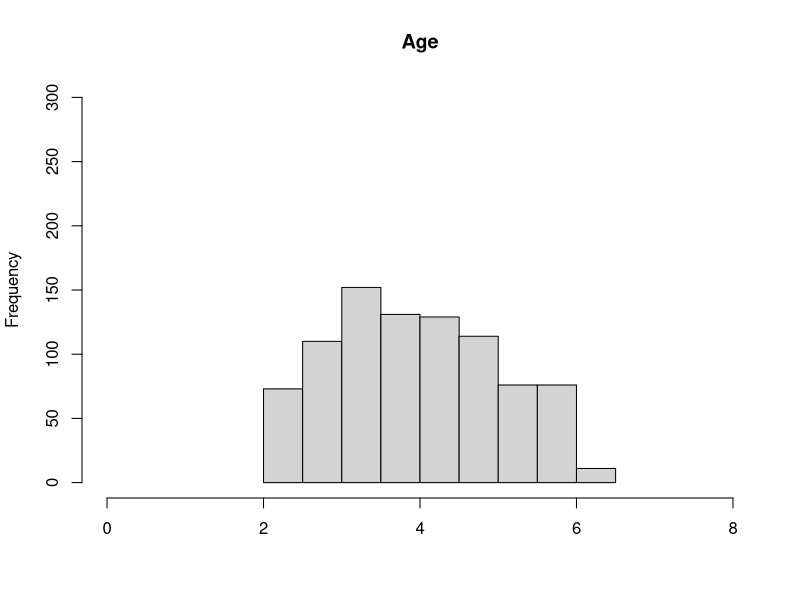
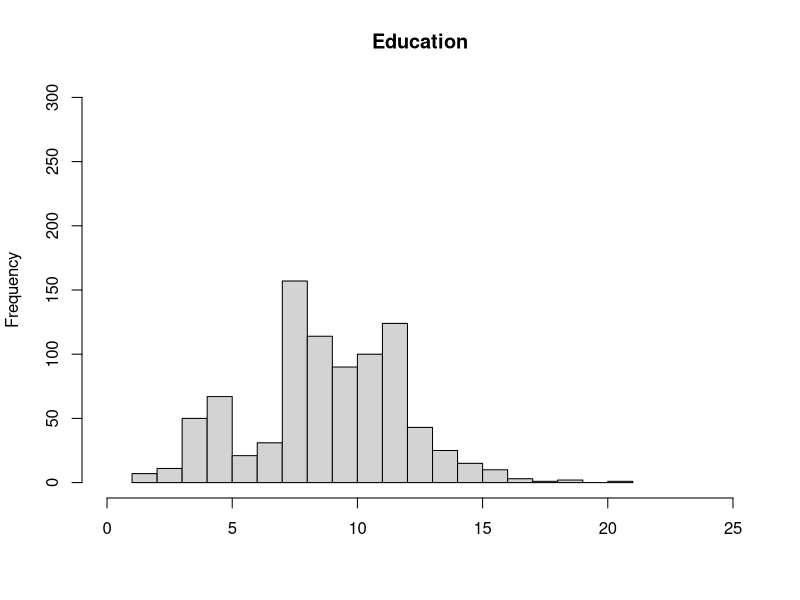
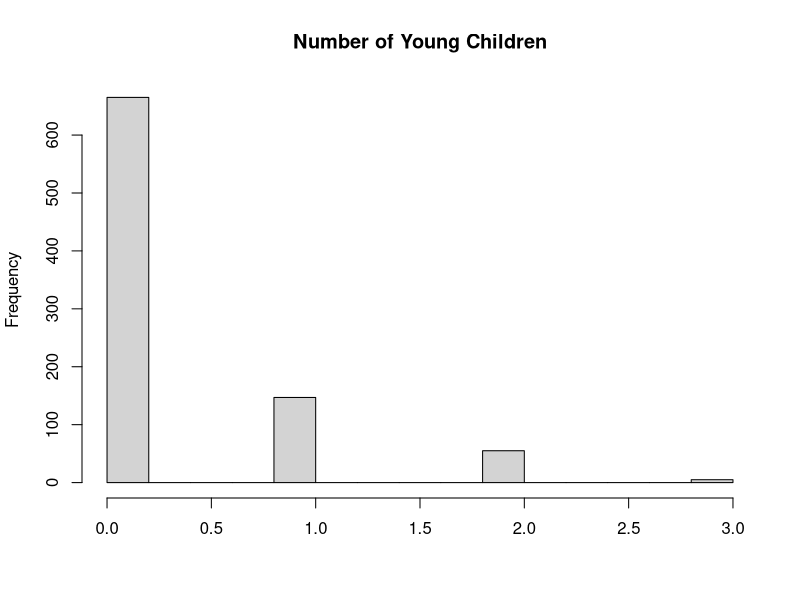
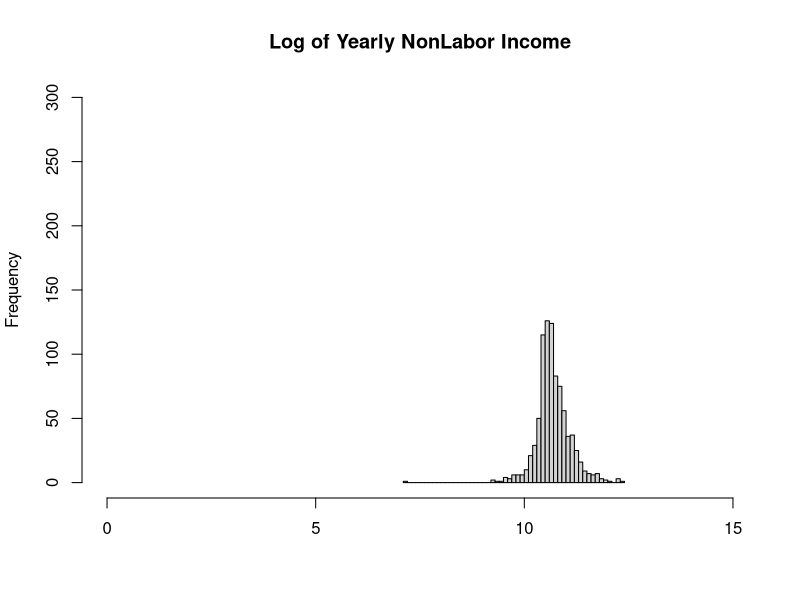
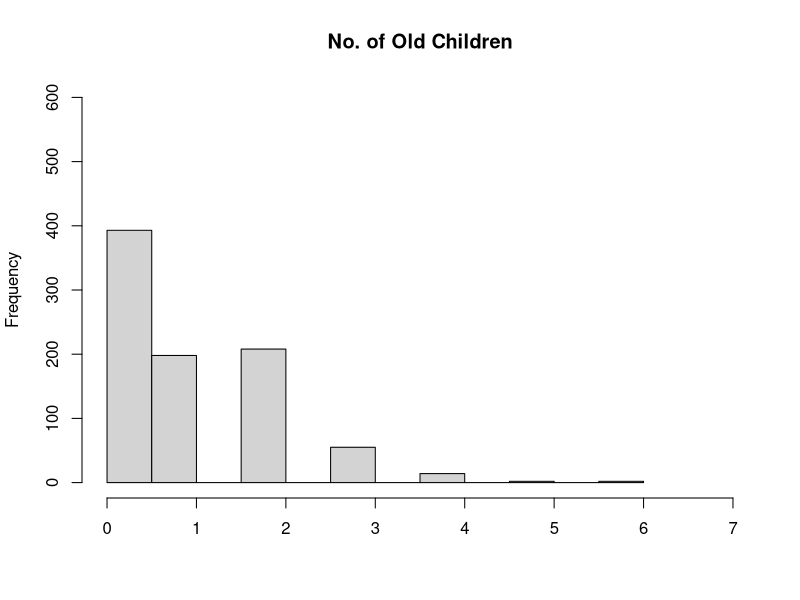
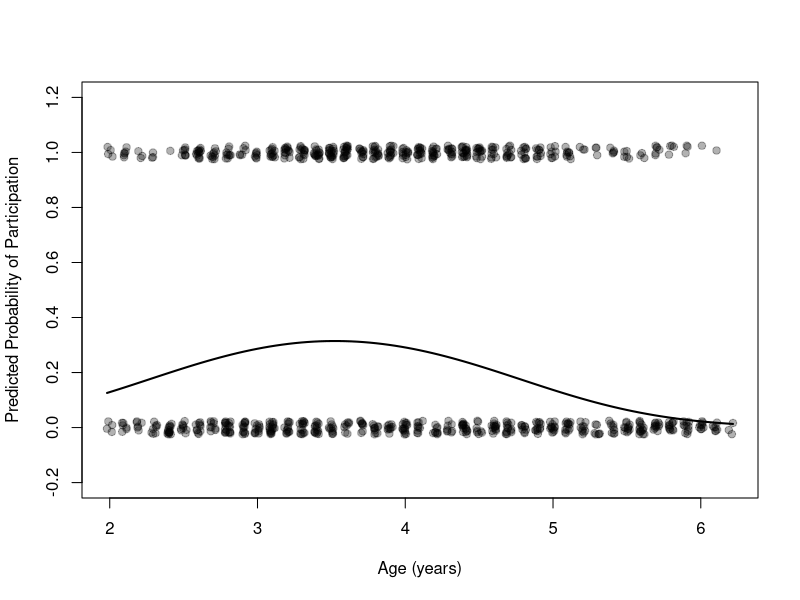
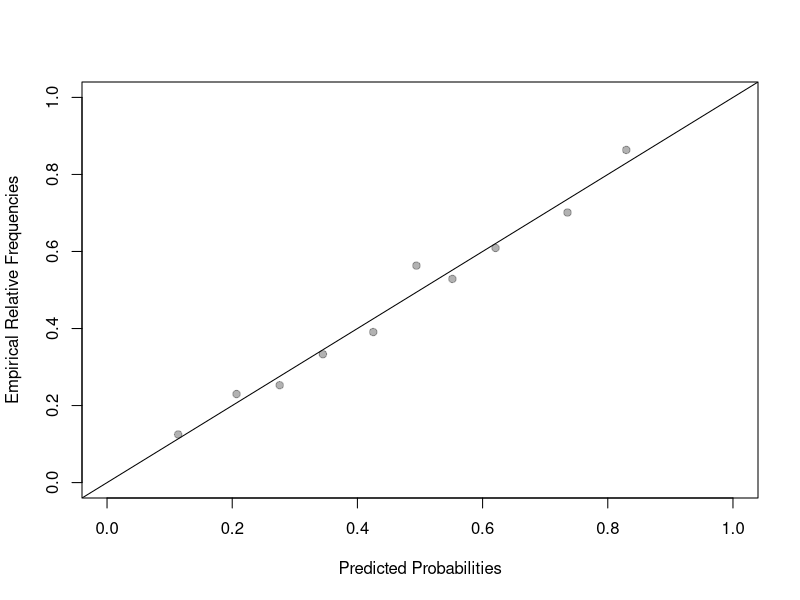
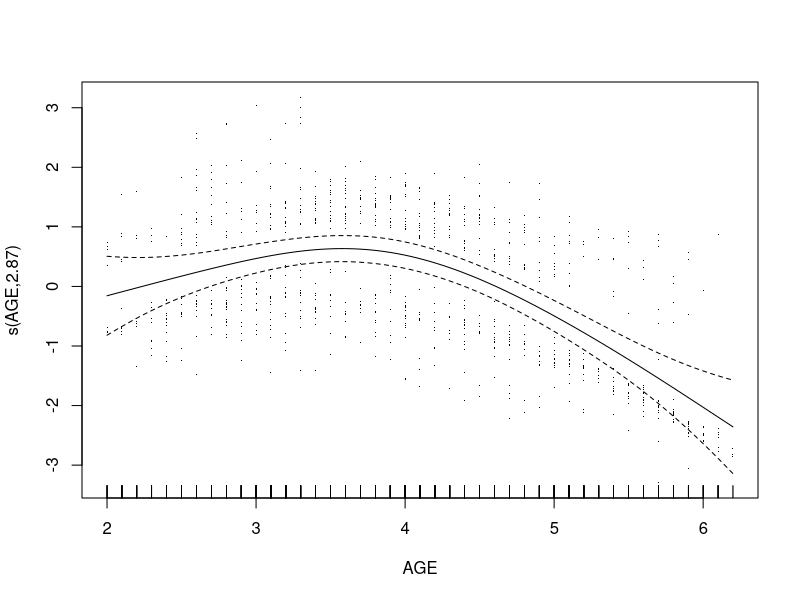

Recreate these plots in R, in order.
## ---- chunk 1

local({r <- getOption("repos"); 
       r["CRAN"] <- "http://cran.r-project.org"; options(repos=r)})

# Replicate the results of Gerfin (1996). Begin by reading section 3. The data can be obtained here:
#library(AER)
#data("SwissLabor")
#Write a short report that replicates the top part of Table I for Switzerland (page 327). The probit regression can be executed using the following form:
#glm(y ~ x, family = binomial(link = "probit"))
#In the replication report, I expect you to:
#1. Conduct the probit regression reported in the paper. (1 point)


setwd("~/19-704/Homeworks/Homework 4")

# Install required libraries and packages
install.packages("ROCR", repos = "http://lib.stat.cmu.edu/R/CRAN/")
install.packages("AER", repos = "http://lib.stat.cmu.edu/R/CRAN/")
install.packages("arm", repos = "http://lib.stat.cmu.edu/R/CRAN/")
install.packages("mgcv", repos = "http://lib.stat.cmu.edu/R/CRAN/")


library(AER)
library(mgcv)
library(MASS)
library(plyr)
library(arm)
library(foreign)
library(car)
library(ROCR)

# Read in data
data(SwissLabor)

# Make a copy of the data 
HW4 <- SwissLabor

# Shorten some of the column names and rename them
names(HW4)[names(HW4)=="age"]       <- "AGE"
names(HW4)[names(HW4)=="education"] <- "EDUC"
names(HW4)[names(HW4)=="youngkids"] <- "NYC"
names(HW4)[names(HW4)=="oldkids"]   <- "NOC"
names(HW4)[names(HW4)=="income"]    <- "NLINC"
names(HW4)[names(HW4)=="foreign"]   <- "FOREIGN"

# Create new variables for probit regression
HW4$AGESQ <- (HW4$AGE*10)^2/100

# Next, convert FOREIGN to a dummy variable
# If HW4$FOREIGN is equal to "yes", then foreign.mean = 1
# Otherwise, foreign.mean = 0
HW4$FOREIGN.dummy <- ifelse(HW4$FOREIGN 
                            == "yes", 1, 0)

# Also need to convert Participation into dummy variable
# If HW4$participation is equal to "yes", then = 1
# Otherwise, = 0
HW4$participation.dummy <- ifelse(HW4$participation == "yes", 1, 0)

# Perform the probit regression  
SwissLabor.reg <- glm(participation ~ AGE + AGESQ + 
                      EDUC + NYC + NOC + NLINC + FOREIGN,
                      data = HW4,
                      family = binomial(link = "probit"))

# Find "Log Likelihood" for table
SwissLabor.LogLik     <- round(logLik(SwissLabor.reg),2)

# Extract coefficients and rename for printing table
Table.I <- round(summary(SwissLabor.reg)$coefficients[c(1,2,3,4,5,6,7,8),c(1,2)],2)
Table.I <- rbind(Table.I, SwissLabor.LogLik)

# label the rows
rownames(Table.I) <- c("Intercept", "AGE", "AGESQ",
                       "EDUC", "NYC", "NOC",
                       "NLINC", "FOREIGN", 
                       "Log Likelihood")

# Input authors' results for Table I for comparison
Paper.I <- cbind(c(3.75, 2.08, -0.29, 0.02,
                   -0.71, -0.15, -0.67, 0.71,
                   509.4), 
                  c(1.41, 0.41, 0.05, 0.02, 0.10,
                    0.05, 0.13, 0.12))
Table.I <- cbind(Paper.I[,1], Table.I[,1], Paper.I[,2], Table.I[,2])

# table column names
colnames(Table.I) <- c("Authors' Coef", "Replicated Coef", "Authors' Standard Error"
                         , "Replicated Standard Error")

# Print Table I
print("Table I")
Table.I

## ---- chunk 2

# Create histograms of age, education, number of young children, log of yearly non-labor income, number of older kids, and tables of wheter the woman participates in the labor force and whether she is a permanent foreign student.

# Plot the histograms
hist(HW4$AGE, 
xlim = c(0, 8), # the x axis ranges from 0 to 200,000
     ylim = c(0, 300), # the y axis ranges from 0 to 500
     main = "Age", # The main title is "Price"
     breaks = "FD", # Use the "bins" vector to determine the x axis bins
     xlab = "")

hist(HW4$EDUC, 
     xlim = c(0, 25), ylim = c(0, 300), 
     main = "Education", breaks = "FD",
     xlab="")

hist(HW4$NYC, 
     main = "Number of Young Children",
     xlab="")

hist(HW4$NLINC, 
     xlim = c(0, 15), ylim = c(0, 300), 
     main = "Log of Yearly NonLabor Income",
     breaks = "FD",
     xlab="")

hist(HW4$NOC, 
     xlim = c(0, 7), ylim = c(0, 600), 
     main = "No. of Old Children", 
     breaks = "FD",
     xlab="")

# Create a tables of women participants and foreign status

table(HW4$participation, dnn = "Participation")
table(HW4$FOREIGN, dnn = "Foreign")

## ---- chunk 3

# 3. Conduct the logistic regression version of the model proposed in Table I. Interpret the logistic regression coefficients in terms of odds ratios. Note: Don't worry about interpreting the age coefficients. Plot the predicted probability of labor force participation against the woman's age, holding the other variables at their mean. (1 point)

# Logit regression equivalent

SwissLabor.reg1 <- glm(participation ~ AGE + AGESQ + 
                      EDUC + NYC + NOC + NLINC + FOREIGN,
                      data = HW4,
                      family = binomial(link = "logit"))
summary(SwissLabor.reg1)

## ---- chunk 4

# Plot the predicted probability of labor force participation agaisnt the woman's age, holding all other variables at their mean

# Find variable means
EDUC.mean    <- mean(HW4$EDUC)
NYC.mean     <- mean(HW4$NYC)
NOC.mean     <- mean(HW4$NOC)
NLINC.mean   <- mean(HW4$NLINC)
FOREIGN.mean <- mean(HW4$FOREIGN.dummy)

plot(jitter(HW4$AGE), jitter(HW4$participation.dummy, amount = 0.025),
     xlab = "Age (years)",
     ylab = "Predicted Probability of Participation",
     ylim = c(-.2, 1.2),
     pch = 19,
     col = rgb(0, 0, 0, .3))

# Plot curve by AGE at the mean of the other regressors
curve(1/(1 + exp(-(coef(SwissLabor.reg1)[1] +
                     coef(SwissLabor.reg1)[2]*x +
                     coef(SwissLabor.reg1)[3]*x^2 +
                     coef(SwissLabor.reg1)[4]*EDUC.mean +
                     coef(SwissLabor.reg1)[5]*NYC.mean + 
                     coef(SwissLabor.reg1)[5]*NLINC.mean +
                     coef(SwissLabor.reg1)[5]*FOREIGN.mean))),
      col = rgb(0, 0, 0, 1), add = TRUE, lwd = 2)

              
## ---- chunk 5
# 4. Create and examine a calibration plot and calibration table for the model proposed in Table 1. Does there seem to be model misspecification? Why or why not? (1 point)

# First, save predictions in vector
HW4$ParticipationProbs <- predict(SwissLabor.reg1,
                               type = "response")

# Get the deciles of the fitted probabilities
decile.cutpoints <- quantile(HW4$ParticipationProbs, probs = seq(0, 1, .1))

# Create a new variable that identifies
# the quantile that each fitted probibility falls in
HW4$decileID <- cut(HW4$ParticipationProbs,
                    breaks = decile.cutpoints,
                    labels = 1:10,
                    include.lowest = TRUE)

# Calculate the number that actually participated in each decile
# You can see the counts by using table:
tab <- table(HW4$decileID, HW4$participation)

# To turn the table into a data.frame, use as.data.frame.matrix
observed <- as.data.frame.matrix(tab)

# To calculate the expected values for each decile,
# we need to sum the fitted probabilities for each decile
# We can do this by using tapply to compute
# the sum of HW4$ParticipationProbs within each level of decileID:
expected1 <- tapply(HW4$ParticipationProbs, HW4$decileID, FUN = sum)

# Now make a table of comparisons

# Create a summary calibration table
# Create cutpoints that represent the 9 intervals that exist for deciles
interval.cutpoints <- round(quantile(HW4$ParticipationProbs, probs = seq(.1, 1, .1)), 2)


# Create a dataframe with these cutpoints:
cal <- data.frame(interval.cutpoints)


# Add a column of observed switches
cal$observed1 <- observed[, 2]


# Add a column of expected switches
cal$expected1 <- round(expected1, 0)


# Add columns for observed and expected non-participation:
cal$observed0 <- observed[ , 1]
cal$expected0 <-round(87.2 - expected1, 0)


# Add a column for the total # of observations in each decile
cal$total <- table(HW4$decileID)
cal

# The resulting table should be examined for dierences between the
# model's predicted frequencies and the frequencies of the actual outcome (or
# non-outcome), as well as examined for any systematic over or underprediction
# as a function of decile. It is also important to check that the total number of
# observations in each decile are equivalent, and if they are not, check how ties
# are being resolved.
## ---- chunk 6

# Create the calibration plot

observed1.prob  <- cal$observed1 / cal$total # Calculates predicted prob of participation
expected1.prob  <- cal$expected1 / cal$total # Calculates observed prob of participation
cal.plot <- data.frame(Observed = observed1.prob,
                       Expected = expected1.prob)

min.cal <- floor(min(cal.plot[,2], cal.plot[,4])) # cal.plot[,2] is Observed and [,4] is   expected
max.cal <- ceiling(max(cal.plot[,2], cal.plot[,4]))

plot(cal.plot[,4], # Plot the predicted probabilities
     cal.plot[,2], # Plot the observed probabilities
     xlim = c(min.cal, max.cal),
     ylim = c(min.cal, max.cal),
     xlab = "Predicted Probabilities",
     ylab = "Empirical Relative Frequencies",
     pch = 19,
     col = rgb(0, 0, 0, .3))
abline(0, 1)

## ---- chunk 7
# Compare logistic regression and a generalized additive model with smoothing on age and # education for the model proposed in Table I. Look at the partial residual plots from the GAM. # Do any transformations seem necessary to the age or education variables? Why or why not? (1 # point)




gam1 <- gam(participation.dummy ~ s(AGE) +  
              s(EDUC) + NYC + NOC + NLINC + FOREIGN.dummy,
            data = HW4,
            family = binomial(link = "logit"))

plot(gam1, residuals = TRUE, shade = TRUE)


## ---- chunk 8

# Use Stukel's test for the logistic regression and previously suggested generalized additive model. Does the logit link function seem appropriate? Why or why not?

# First, we perform the Stuckel test for the logistic model
eta.hat1 <- predict(SwissLabor.reg1)

# Then create an indicator eta >= 0
positive1 <- ifelse(eta.hat1 >= 0, 1, 0)
negative1 <- ifelse(eta.hat1 < 0, 1, 0)

# Square eta
eta.hat.sq1 <- eta.hat1^2

# Then we run the model:
stukel1 <- glm(participation.dummy ~ AGE + AGESQ + 
                 EDUC + NYC + NOC + NLINC + FOREIGN.dummy 
                 + eta.hat.sq1:positive1 + eta.hat.sq1:negative1,
               data = HW4,
               family = binomial(link = "logit"))
plot(stukel1,
     shade = TRUE,
     residuals = TRUE,
     scale = 0,
     cex = 1,
     pch = 19,
     col = rgb(0, 0, 0, .4))  
  

# Next, we perform the Stuckel test for the GAM model
eta.hat2 <- predict(gam1)

# Then create an indicator eta >= 0
positive2 <- ifelse(eta.hat2 >= 0, 1, 0)
negative2 <- ifelse(eta.hat2 < 0, 1, 0)

# Square eta
eta.hat.sq2 <- eta.hat2^2

# Then we run the model:
stukel2 <- gam(participation.dummy ~ s(AGE) + 
                 s(EDUC) + NYC + NOC + NLINC + FOREIGN.dummy 
                 + eta.hat.sq2:positive2 + eta.hat.sq2:negative2,
               data = HW4,
               family = binomial(link = "logit"))

plot(stukel2,
     shade = TRUE,
     residuals = TRUE,
     scale = 0,
     cex = 1,
     pch = 19,
     col = rgb(0, 0, 0, .4))

# Output summaries of Stukel tests for discussion section
summary(stukel1)
summary(stukel2)

## ---- chunk 9
# 7. Create a cross-validated ROC curve for the logistic regression with and without any transformations or interactions you think are necessary based on your previous work. Which model performs better in terms of cross-validation and which model do you prefer? Explain your reasoning. (1 point)

# Run ROC for both models
# Simple model = does not include Age Squared
# Complex model = includes the Age Squared variable


# Create an empty data frame to store the predictions
predictions.Simple  <- data.frame(rep(NA, round(nrow(HW4)/3)))
predictions.Complex <- data.frame(rep(NA, round(nrow(HW4)/3)))

# Remove the column of NAs
predictions.Simple  <- predictions.Simple[, -1]
predictions.Complex <- predictions.Complex[, -1]

# Create an empty data frame to store the actual outcomes
labels.Simple  <- data.frame(rep(NA, round(nrow(HW4)/3)))
labels.Complex <- data.frame(rep(NA, round(nrow(HW4)/3)))

# Remove the column of NAs
labels.Simple  <- labels.Simple[, -1]
labels.Complex <- labels.Complex[, -1]

for(i in 1:1000){
# Take a random sample, without replacement from 2/3 of the rows
samp1 <- sample(rownames(HW4), round(2*nrow(HW4)/3), replace = FALSE)

# Training data takes the sampled rows
training <- HW4[samp1, ]

# Test data takes the remaining rows
testing <- HW4[setdiff(rownames(HW4), samp1), ]

# Run glm on training data
# Run Simple and COmplex glm
glm.Simple <- glm(participation ~ AGE + 
                      EDUC + NYC + NOC + NLINC + FOREIGN,
                      data = training,
                      family = binomial(link = "logit"))


glm.Complex <- glm(participation ~ AGE + AGESQ + 
                      EDUC + NYC + NOC + NLINC + FOREIGN,
                      data = training,
                      family = binomial(link = "logit"))

# Make probability predictions for test data
glmpred.Simple  <- predict(glm.Simple, testing, type = "response")
glmpred.Complex <- predict(glm.Complex, testing, type = "response")

# Add the predictions for this iteration to the data frame
predictions.Simple  <- cbind(predictions.Simple, glmpred.Simple)
predictions.Complex <- cbind(predictions.Complex, glmpred.Complex)

# Add the actual outcomes for this iteration to the data frame
labels.Simple <- cbind(labels.Simple, testing$participation.dummy)
labels.Complex <- cbind(labels.Complex, testing$participation.dummy)

}

# Create a list with the predictions and labels
cvdata.Simple  <- list(predictions.Simple, labels.Simple)
cvdata.Complex <- list(predictions.Complex, labels.Complex)

# Run the ROCR prediction and performance measures
glmerr.Simple  <- prediction(cvdata.Simple[[1]], cvdata.Simple[[2]])
glmerr.Complex <- prediction(cvdata.Complex[[1]], cvdata.Complex[[2]])


glmperf.Simple  <- performance(glmerr.Simple, measure="tpr", x.measure="fpr")
glmperf.Complex <- performance(glmerr.Complex, measure="tpr", x.measure="fpr")

# This gives a vector of AUCs
glmauc.Simple  <- performance(glmerr.Simple, measure = "auc")
glmauc.Complex <- performance(glmerr.Complex, measure = "auc")

# Unlist the AUCs
glmauc.Simple  <- unlist(glmauc.Simple@y.values)
glmauc.Complex <- unlist(glmauc.Complex@y.values)

# Take the average
glmauc.Simple <- mean(glmauc.Simple); glmauc.Simple
glmauc.Complex <- mean(glmauc.Complex); glmauc.Complex 

# Plot the Simple model
plot(glmperf.Simple,
     colorize = TRUE,
     color = rainbow(10),
     main = "Cross-Validated ROC Curve of Simple Model",
     avg = 'threshold',
     spread.estimate = 'stddev',
     print.cutoffs.at = seq(.0, .9, by = 0.1),
     text.adj = c(-.5, 1.2),
     xlab = "Average False Positive Rate",
     ylab = "Average True Positive Rate")
abline(0, 1)

# Plot the Complex model
plot(glmperf.Complex,
     colorize = TRUE,
     color = rainbow(10),
     main = "Cross-Validated ROC Curve of Simple Model",
     avg = 'threshold',
     spread.estimate = 'stddev',
     print.cutoffs.at = seq(.0, .9, by = 0.1),
     text.adj = c(-.5, 1.2),
     xlab = "Average False Positive Rate",
     ylab = "Average True Positive Rate")
abline(0, 1)
